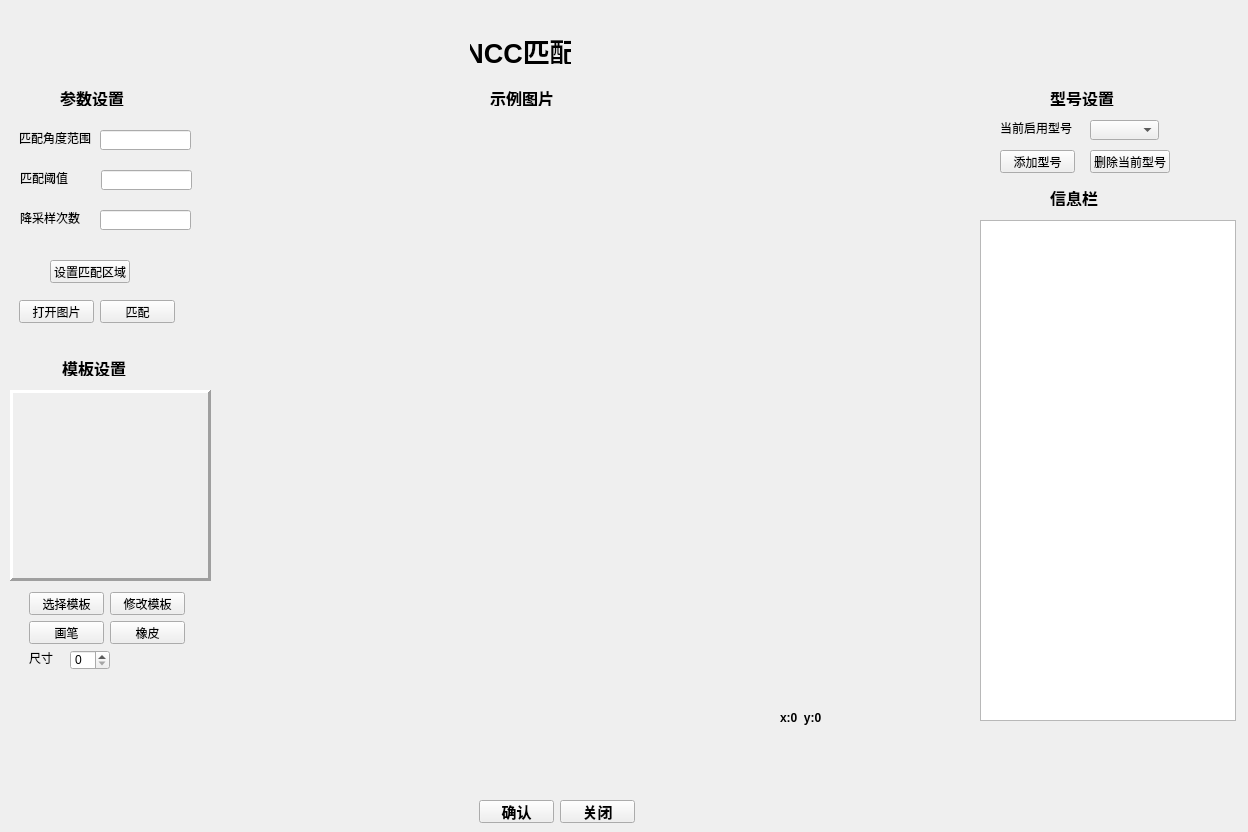
<?xml version="1.0" encoding="UTF-8"?>
<ui version="4.0">
 <class>nccMatchWidget</class>
 <widget class="QWidget" name="nccMatchWidget">
  <property name="geometry">
   <rect>
    <x>0</x>
    <y>0</y>
    <width>1248</width>
    <height>832</height>
   </rect>
  </property>
  <property name="windowTitle">
   <string>NccMatch</string>
  </property>
  <widget class="QLabel" name="label_4">
   <property name="geometry">
    <rect>
     <x>60</x>
     <y>90</y>
     <width>68</width>
     <height>16</height>
    </rect>
   </property>
   <property name="font">
    <font>
     <pointsize>12</pointsize>
     <weight>75</weight>
     <bold>true</bold>
    </font>
   </property>
   <property name="text">
    <string>参数设置</string>
   </property>
  </widget>
  <widget class="QLabel" name="label_9">
   <property name="geometry">
    <rect>
     <x>19</x>
     <y>130</y>
     <width>72</width>
     <height>16</height>
    </rect>
   </property>
   <property name="text">
    <string>匹配角度范围</string>
   </property>
  </widget>
  <widget class="QLineEdit" name="lineEdit_6">
   <property name="geometry">
    <rect>
     <x>100</x>
     <y>130</y>
     <width>91</width>
     <height>20</height>
    </rect>
   </property>
   <property name="inputMask">
    <string/>
   </property>
   <property name="text">
    <string comment="12321312" extracomment="123123128787"/>
   </property>
  </widget>
  <widget class="QLineEdit" name="lineEdit_2">
   <property name="geometry">
    <rect>
     <x>101</x>
     <y>170</y>
     <width>91</width>
     <height>20</height>
    </rect>
   </property>
   <property name="inputMask">
    <string/>
   </property>
  </widget>
  <widget class="QLabel" name="label_2">
   <property name="geometry">
    <rect>
     <x>20</x>
     <y>170</y>
     <width>48</width>
     <height>16</height>
    </rect>
   </property>
   <property name="text">
    <string>匹配阈值</string>
   </property>
  </widget>
  <widget class="QPushButton" name="pushButton_4">
   <property name="geometry">
    <rect>
     <x>19</x>
     <y>300</y>
     <width>75</width>
     <height>23</height>
    </rect>
   </property>
   <property name="text">
    <string>打开图片</string>
   </property>
  </widget>
  <widget class="QPushButton" name="pushButton_6">
   <property name="geometry">
    <rect>
     <x>50</x>
     <y>260</y>
     <width>80</width>
     <height>23</height>
    </rect>
   </property>
   <property name="text">
    <string>设置匹配区域</string>
   </property>
  </widget>
  <widget class="QPushButton" name="pushButton_5">
   <property name="geometry">
    <rect>
     <x>100</x>
     <y>300</y>
     <width>75</width>
     <height>23</height>
    </rect>
   </property>
   <property name="text">
    <string>匹配</string>
   </property>
  </widget>
  <widget class="QLabel" name="label_5">
   <property name="geometry">
    <rect>
     <x>10</x>
     <y>390</y>
     <width>201</width>
     <height>191</height>
    </rect>
   </property>
   <property name="frameShape">
    <enum>QFrame::Panel</enum>
   </property>
   <property name="frameShadow">
    <enum>QFrame::Raised</enum>
   </property>
   <property name="lineWidth">
    <number>3</number>
   </property>
   <property name="text">
    <string/>
   </property>
   <property name="alignment">
    <set>Qt::AlignCenter</set>
   </property>
  </widget>
  <widget class="QLabel" name="label_14">
   <property name="geometry">
    <rect>
     <x>60</x>
     <y>360</y>
     <width>68</width>
     <height>16</height>
    </rect>
   </property>
   <property name="font">
    <font>
     <pointsize>12</pointsize>
     <weight>75</weight>
     <bold>true</bold>
    </font>
   </property>
   <property name="text">
    <string>模板设置</string>
   </property>
   <property name="alignment">
    <set>Qt::AlignCenter</set>
   </property>
  </widget>
  <widget class="QPushButton" name="pushButton_9">
   <property name="geometry">
    <rect>
     <x>110</x>
     <y>592</y>
     <width>75</width>
     <height>23</height>
    </rect>
   </property>
   <property name="text">
    <string>修改模板</string>
   </property>
  </widget>
  <widget class="QPushButton" name="pushButton_2">
   <property name="geometry">
    <rect>
     <x>29</x>
     <y>592</y>
     <width>75</width>
     <height>23</height>
    </rect>
   </property>
   <property name="text">
    <string>选择模板</string>
   </property>
  </widget>
  <widget class="QPushButton" name="pushButton_3">
   <property name="geometry">
    <rect>
     <x>29</x>
     <y>621</y>
     <width>75</width>
     <height>23</height>
    </rect>
   </property>
   <property name="text">
    <string>画笔</string>
   </property>
  </widget>
  <widget class="QPushButton" name="pushButton_10">
   <property name="geometry">
    <rect>
     <x>110</x>
     <y>621</y>
     <width>75</width>
     <height>23</height>
    </rect>
   </property>
   <property name="text">
    <string>橡皮</string>
   </property>
  </widget>
  <widget class="QLabel" name="label_12">
   <property name="geometry">
    <rect>
     <x>29</x>
     <y>650</y>
     <width>24</width>
     <height>16</height>
    </rect>
   </property>
   <property name="text">
    <string>尺寸</string>
   </property>
  </widget>
  <widget class="QSpinBox" name="spinBox">
   <property name="geometry">
    <rect>
     <x>70</x>
     <y>650</y>
     <width>40</width>
     <height>20</height>
    </rect>
   </property>
  </widget>
  <widget class="QLabel" name="label_3">
   <property name="geometry">
    <rect>
     <x>1050</x>
     <y>90</y>
     <width>68</width>
     <height>16</height>
    </rect>
   </property>
   <property name="font">
    <font>
     <pointsize>12</pointsize>
     <weight>75</weight>
     <bold>true</bold>
    </font>
   </property>
   <property name="text">
    <string>型号设置</string>
   </property>
  </widget>
  <widget class="QComboBox" name="comboBox">
   <property name="geometry">
    <rect>
     <x>1090</x>
     <y>120</y>
     <width>69</width>
     <height>20</height>
    </rect>
   </property>
  </widget>
  <widget class="QLabel" name="label_8">
   <property name="geometry">
    <rect>
     <x>1000</x>
     <y>120</y>
     <width>72</width>
     <height>16</height>
    </rect>
   </property>
   <property name="text">
    <string>当前启用型号</string>
   </property>
  </widget>
  <widget class="QPushButton" name="pushButton_11">
   <property name="geometry">
    <rect>
     <x>1090</x>
     <y>150</y>
     <width>80</width>
     <height>23</height>
    </rect>
   </property>
   <property name="text">
    <string>删除当前型号</string>
   </property>
  </widget>
  <widget class="QPushButton" name="pushButton">
   <property name="geometry">
    <rect>
     <x>1000</x>
     <y>150</y>
     <width>75</width>
     <height>23</height>
    </rect>
   </property>
   <property name="text">
    <string>添加型号</string>
   </property>
  </widget>
  <widget class="QLabel" name="label">
   <property name="geometry">
    <rect>
     <x>1050</x>
     <y>190</y>
     <width>68</width>
     <height>16</height>
    </rect>
   </property>
   <property name="font">
    <font>
     <pointsize>12</pointsize>
     <weight>75</weight>
     <bold>true</bold>
    </font>
   </property>
   <property name="text">
    <string>信息栏</string>
   </property>
  </widget>
  <widget class="QTextEdit" name="textEdit">
   <property name="geometry">
    <rect>
     <x>980</x>
     <y>220</y>
     <width>256</width>
     <height>501</height>
    </rect>
   </property>
  </widget>
  <widget class="QLabel" name="label_15">
   <property name="geometry">
    <rect>
     <x>470</x>
     <y>37</y>
     <width>101</width>
     <height>27</height>
    </rect>
   </property>
   <property name="font">
    <font>
     <pointsize>20</pointsize>
     <weight>75</weight>
     <bold>true</bold>
    </font>
   </property>
   <property name="text">
    <string>NCC匹配</string>
   </property>
   <property name="alignment">
    <set>Qt::AlignCenter</set>
   </property>
  </widget>
  <widget class="QLabel" name="label_7">
   <property name="geometry">
    <rect>
     <x>490</x>
     <y>90</y>
     <width>68</width>
     <height>16</height>
    </rect>
   </property>
   <property name="font">
    <font>
     <pointsize>12</pointsize>
     <weight>75</weight>
     <bold>true</bold>
    </font>
   </property>
   <property name="text">
    <string>示例图片</string>
   </property>
  </widget>
  <widget class="QLabel" name="label_6">
   <property name="geometry">
    <rect>
     <x>240</x>
     <y>130</y>
     <width>711</width>
     <height>621</height>
    </rect>
   </property>
   <property name="frameShape">
    <enum>QFrame::Box</enum>
   </property>
   <property name="frameShadow">
    <enum>QFrame::Sunken</enum>
   </property>
   <property name="lineWidth">
    <number>0</number>
   </property>
   <property name="text">
    <string/>
   </property>
   <property name="alignment">
    <set>Qt::AlignLeading|Qt::AlignLeft|Qt::AlignTop</set>
   </property>
  </widget>
  <widget class="QPushButton" name="pushButton_7">
   <property name="geometry">
    <rect>
     <x>479</x>
     <y>800</y>
     <width>75</width>
     <height>23</height>
    </rect>
   </property>
   <property name="font">
    <font>
     <pointsize>11</pointsize>
     <weight>75</weight>
     <bold>true</bold>
    </font>
   </property>
   <property name="text">
    <string>确认</string>
   </property>
  </widget>
  <widget class="QPushButton" name="pushButton_8">
   <property name="geometry">
    <rect>
     <x>560</x>
     <y>800</y>
     <width>75</width>
     <height>23</height>
    </rect>
   </property>
   <property name="font">
    <font>
     <pointsize>11</pointsize>
     <weight>75</weight>
     <bold>true</bold>
    </font>
   </property>
   <property name="text">
    <string>关闭</string>
   </property>
  </widget>
  <widget class="QLabel" name="label_10">
   <property name="geometry">
    <rect>
     <x>780</x>
     <y>710</y>
     <width>101</width>
     <height>16</height>
    </rect>
   </property>
   <property name="font">
    <font>
     <weight>75</weight>
     <bold>true</bold>
    </font>
   </property>
   <property name="text">
    <string>x:0  y:0</string>
   </property>
   <property name="textFormat">
    <enum>Qt::AutoText</enum>
   </property>
  </widget>
  <widget class="QLabel" name="label_13">
   <property name="geometry">
    <rect>
     <x>20</x>
     <y>210</y>
     <width>71</width>
     <height>16</height>
    </rect>
   </property>
   <property name="text">
    <string>降采样次数</string>
   </property>
  </widget>
  <widget class="QLineEdit" name="lineEdit">
   <property name="geometry">
    <rect>
     <x>100</x>
     <y>210</y>
     <width>91</width>
     <height>20</height>
    </rect>
   </property>
  </widget>
 </widget>
 <resources/>
 <connections/>
</ui>
